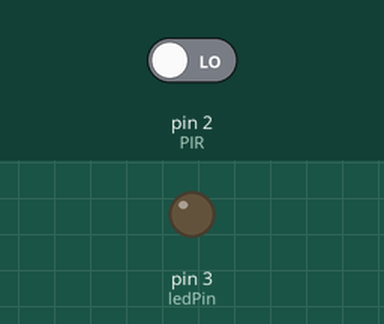
Simulated run of this sketch. Board: Arduino Uno, built with avr-gcc and run on an emulated ATmega328P. Parts: output pins drawn as LEDs (lit = HIGH). Inputs (shaded band) come from the test bench; at power-on: pin 2 (PIR) LOW.

Above: at 1.2 s.
1.3 s: pin 2 (PIR) driven HIGH
At 2.5 s:
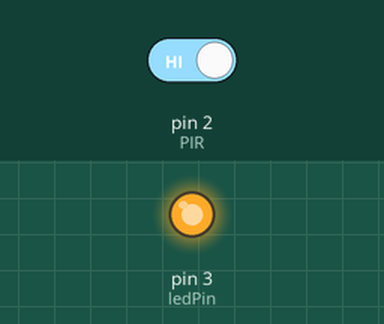
2.8 s: pin 2 (PIR) driven LOW
At 4.3 s:
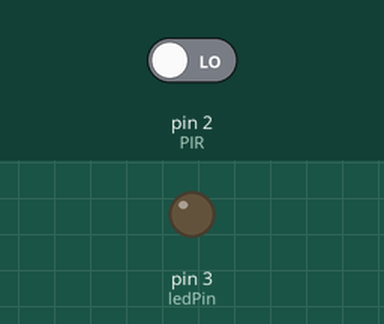
Timing chart, 0 to 5.8 s (numbered marks = the images above; inputs shaded):
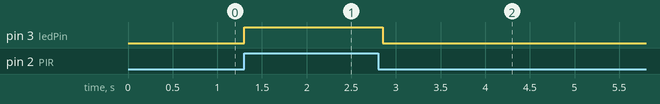

Measured:
- after the input at 1.3 s, pin 3 (ledPin): LOW → HIGH at once
- after the input at 2.8 s, pin 3 (ledPin): HIGH → LOW after 0.05 s

The sketch:

Code.ino
```cpp
//A-F PRODUCTION
const int PIR = 2;
const int ledPin = 3;
const int batasdelay = 50;
int waktuawal = 0;
void setup(){
    Serial.begin(9600);
    pinMode(PIR, INPUT);
    pinMode(ledPin, OUTPUT);

}
void loop(){
    int dataPIR = digitalRead(PIR);
    if(dataPIR == HIGH)
    {
        digitalWrite(ledPin, HIGH);
        waktuawal = millis();
    }
    if(millis()-waktuawal>batasdelay)
    {
        digitalWrite(ledPin, LOW);
    }
}
```
